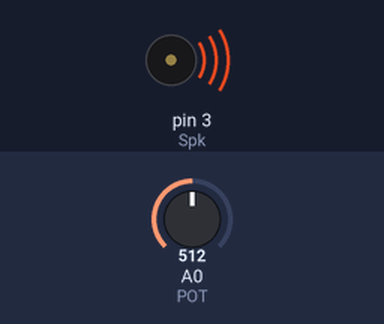
Simulated run of this sketch. Board: Arduino Uno, built with avr-gcc and run on an emulated ATmega328P. Shown: buzzer (waves = sounding). Inputs (shaded band) come from the test bench; at power-on: A0 (POT) = 512. What the sketch prints to the serial monitor is not drawn.

Above: at 0.1 s.
Timing chart, 0 to 1.6 s (numbered marks = the images above):
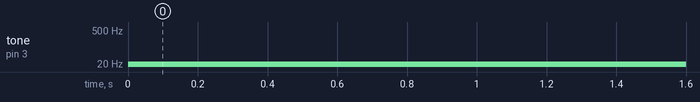

The sketch:

Anaologic_4.1.ino
```cpp
/*************************************************************************
**                                                                      **
**                            Examen Arduino                            **
**                                                                      **
*************************************************************************/

//Primer: Valor del potenciometre
//Segon: Encendre tots els LEDs (8)
//Tercer: Els LEDs han de fer blink, amb funció del A0
//Quart: Cotxe fantastic, (········) de tres amb tres


//*******  Includes  *****************************************************


//*******  Variables  ****************************************************
int Spk= 3;
int POT= A0;
int ValPot;

//*******  Setup  ********************************************************
void setup(){
   Serial.begin (9600);
   pinMode (Spk, OUTPUT);
   pinMode (POT, INPUT);

}


//*******  Loop  *********************************************************
void loop(){

  ValPot= analogRead (POT);
  ValPot= map (ValPot, 0, 1023, 100, 10000);
  tone (Spk, 10, ValPot);

  Serial.println(ValPot);


}
```

Measured:
- by itself, tone on pin 3 (Spk): silent → 10 Hz at 0.00 s
